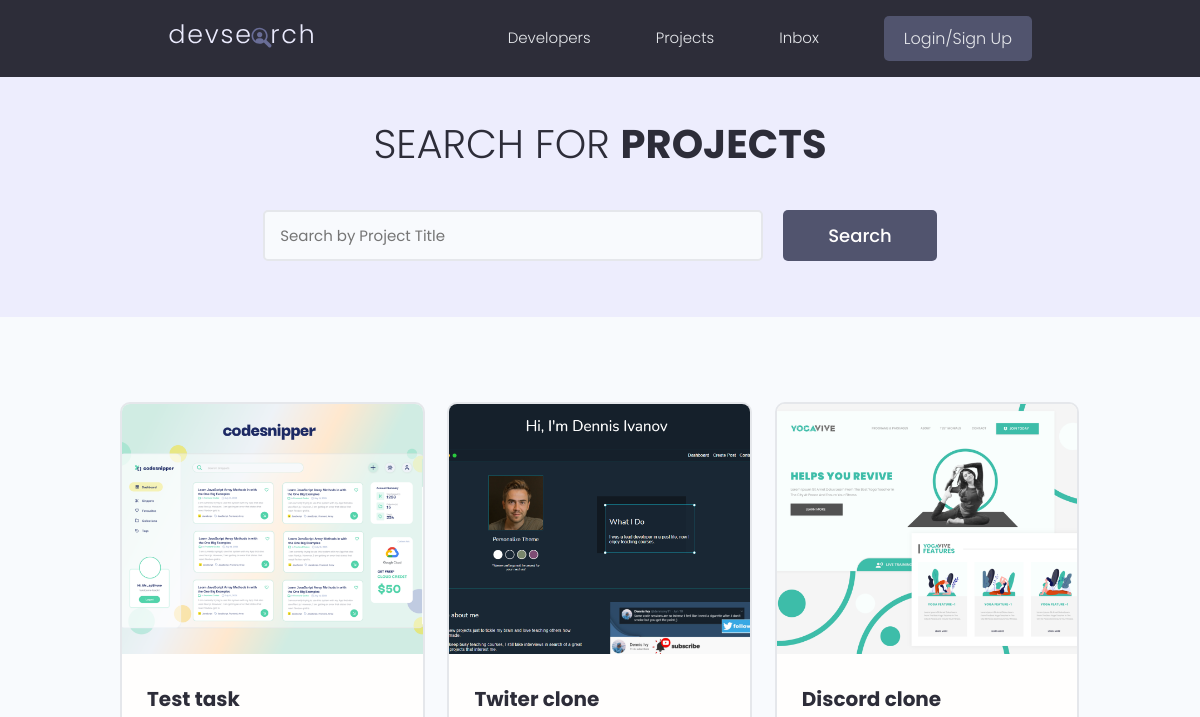
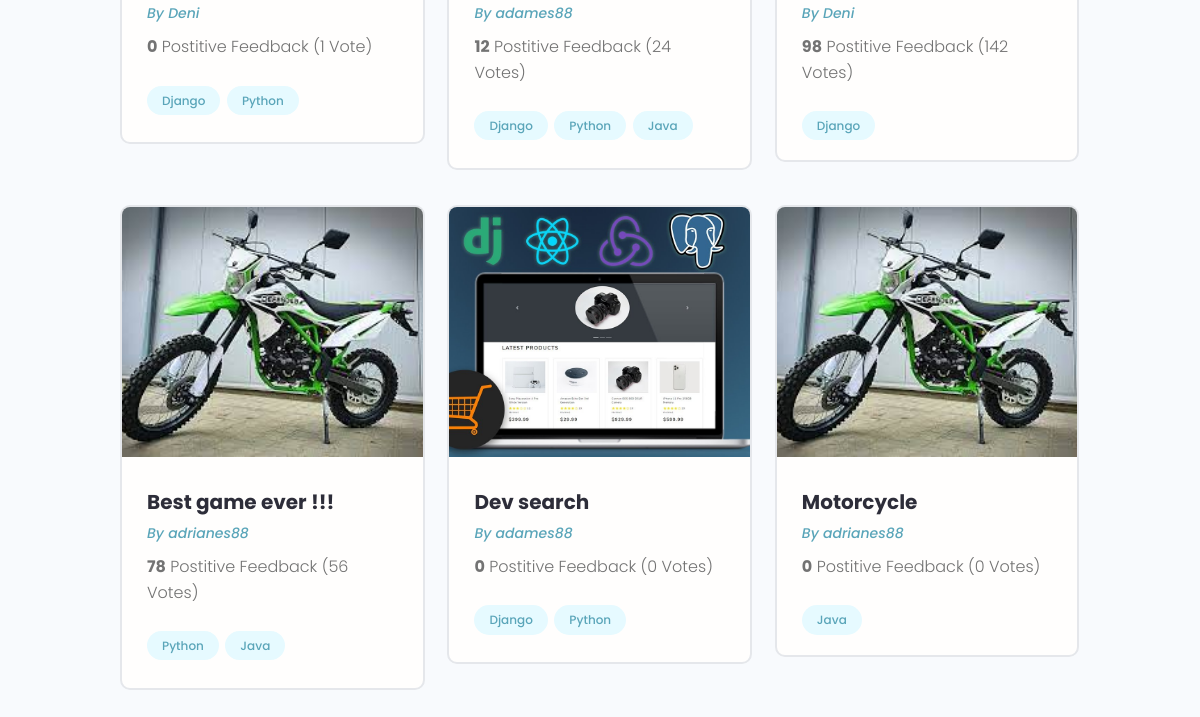
The page /projects/ on the database as committed earlier (2 pictures, top to bottom).
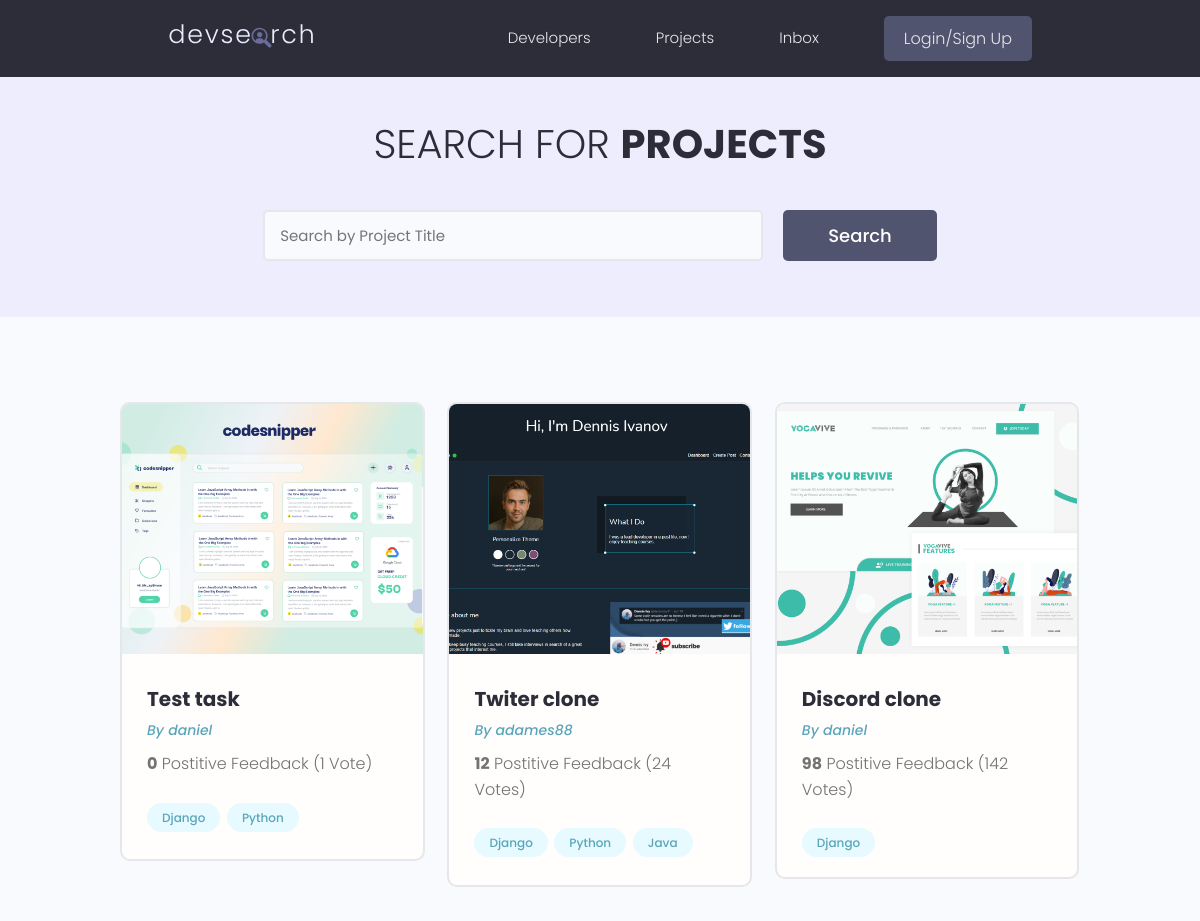
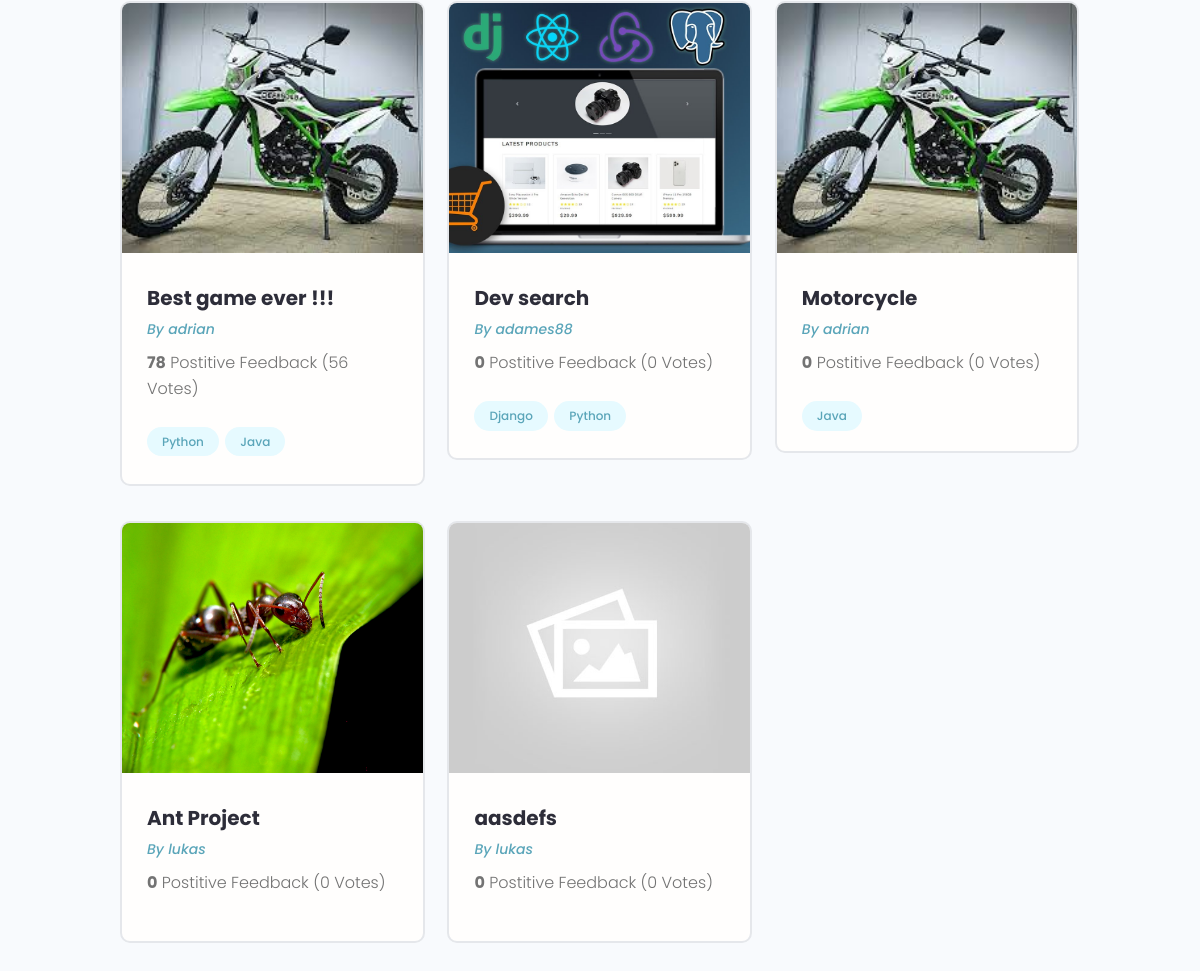
The same page on the database as committed later (2 pictures, top to bottom).
### projects/models.py (models this page shows, shortened)
class Project(models.Model):
    id = models.UUIDField(default=uuid.uuid4, unique=True,
    primary_key=True, editable=False)
    owner = models.ForeignKey(Profile, on_delete=models.SET_NULL,null=True,blank=True)
    title = models.CharField(max_length=200)
    description = models.TextField(null=True, blank=True)
    featured_image = models.ImageField(null=True,blank=True, default="default.jpg")
    demo_link = models.CharField(max_length=2000,null=True,blank=True)
    source_link = models.CharField(max_length=2000,null=True,blank=True)
    tags = models.ManyToManyField("Tag",blank=True )
    vote_total = models.IntegerField(default=0, null=True,blank=True)
    vote_ratio = models.IntegerField(default=0, null=True,blank=True)
    created = models.DateTimeField(auto_now_add=True)
    updated = models.DateTimeField(auto_now=True)

class Tag (models.Model):
    id = models.UUIDField(default=uuid.uuid4, unique=True,
    primary_key=True, editable=False)
    name = models.CharField(max_length=200)
    created = models.DateTimeField(auto_now_add=True)
    def __str__(self):
        return self.name

### users/models.py (models this page shows)
class Profile(models.Model):
    id = models.UUIDField(default=uuid.uuid4, unique=True,
    primary_key=True, editable=False)
    user = models.OneToOneField(User, on_delete=models.CASCADE, null=True,blank=True)
    name = models.CharField(max_length=200, blank=True, null=True)
    username = models.CharField(max_length=200, blank=True, null=True)
    location = models.CharField(max_length=200, blank=True, null=True)
    email = models.EmailField(max_length=300, null= True, blank=True)
    short_info = models.CharField(max_length=200, blank=True, null=True)
    bio = models.TextField(blank=True, null=True)
    profile_image = models.ImageField(blank=True, null=True, upload_to="profiles/", default="profiles/user-default.png")
    social_github = models.CharField(max_length=200, blank=True, null=True)
    social_twitter = models.CharField(max_length=200, blank=True, null=True)
    social_linkedin = models.CharField(max_length=200, blank=True, null=True)
    social_youtube = models.CharField(max_length=200, blank=True, null=True)
    social_website = models.CharField(max_length=200, blank=True, null=True)
    social_stackoverflow = models.CharField(max_length=200, blank=True, null=True)
    created = models.DateTimeField(auto_now_add=True)
    def __str__(self):
        return str(self.username)

### projects/views.py (the view)
# urls.py: path("projects/",include("projects.urls")),
def projects (request):
    projects = Project.objects.all()
    context = {"projects":projects}
    return render(request, "projects/projects.html", context)

### projects/templates/projects/projects.html (shortened to what this page needs)
{% extends 'main.html' %}
{% block content %}
<main class="projects">
    <section class="hero-section text-center">
        <div class="container container--narrow">
            <div class="hero-section__box">
                <h2>Search for <span>Projects</span></h2>
            </div>
            <div class="hero-section__search">
                <form class="form" action="#" method="get">
                    <div class="form__field">
                        <input class="input input--text" id="formInput#search" type="text" name="text"
                            placeholder="Search by Project Title" />
                    </div>
                    <input class="btn btn--sub btn--lg" type="submit" value="Search" />
                </form>
            </div>
        </div>
    </section>
    <section class="projectsList">
        <div class="container">
            <div class="grid grid--three">
                {% for project in projects %}
                <div class="column">
                    <div class="card project">
                        <a href="{% url 'project' project.id %}" class="project">
                            <img class="project__thumbnail" src="{{ project.featured_image.url }}" alt="project thumbnail" />
                            <div class="card__body">
                                <h3 class="project__title">{{ project.title }}</h3>
                                <p><a class="project__author" href="{% url 'profile' project.owner.id %}">By {{ project.owner}}</a></p>
                                <p class="project--rating">
                                    <span style="font-weight: bold;">{{ project.vote_ratio }}</span> Postitive
                                    Feedback ({{ project.vote_total }} Vote{{ project.vote_total|pluralize:"s" }})
                                </p>
                                <div class="project__tags">
                                    {% for tag in project.tags.all %}
                                    <span class="tag tag--pill tag--main">
                                        <small>{{tag}}</small>
                                    </span>
                                    {% endfor %}
                                </div>
                            </div>
                        </a>
                    </div>
                </div>
                {% endfor %}
            </div>
        </div>
    </section>
</main>
{% endblock content %}

### templates/main.html (shortened to what this page needs)
<!DOCTYPE html>
{% load static %}
<html lang="en">
<head>
    <link rel="stylesheet" href="https://cdn.iconmonstr.com/1.3.0/css/iconmonstr-iconic-font.min.css" />
    <link rel="stylesheet" href="{% static 'uikit/styles/uikit.css' %}" />
    <link rel="stylesheet" href="{% static 'styles/app.css' %}" />
</head>
<body>
    {% include "navbar.html" %}
    {% block content %}
    {% endblock content %}
</body>
</html>

### templates/navbar.html (shortened to what this page needs)
{% load static %}
<header class="header">
    <div class="container container--narrow">
        <a href="{% url 'profiles' %}" class="header__logo">
            <img src="{% static 'images/logo.svg' %}" alt="DevSearch Logo" />
        </a>
        <nav class="header__nav">
            <ul class="header__menu">
                <li class="header__menuItem"><a href="{% url 'profiles' %}">Developers</a></li>
                <li class="header__menuItem"><a href="{% url 'projects' %}">Projects</a></li>
                <li class="header__menuItem"><a href="">Inbox</a></li>
                {% if request.user.is_authenticated %}
                <li class="header__menuItem"><a href="{% url 'account' request.user.profile.id  %}">My account</a></li>
                <li class="header__menuItem"><a href="{% url 'logout' %}" class="btn btn--sub">Logout</a></li>
                {% else %}
                <li class="header__menuItem"><a href="{% url 'login' %}" class="btn btn--sub">Login/Sign Up</a></li>
                {% endif %}
            </ul>
        </nav>
    </div>
</header>

### static/styles/app.css (style rules this page uses)
:root { --color-sub: #2d2d39; }
.btn--sub { background-color: var(--color-sub-light); }
.card { border: 2px solid var(--color-light); }
img { width: 100%; }
.header { position: sticky; z-index: 111; background-color: var(--color-sub); padding: 1.5rem 0; }
.header > .container { display: flex; justify-content: space-between; align-items: center; }
.header__logo > img { height: 3.8rem; }
.header__nav > ul { display: inline-flex; align-items: center; list-style: none; gap: 6.5rem; }
.header__menuItem > a { color: var(--color-light); font-weight: 300; }
.hero-section { height: 40vh; display: flex; align-items: center; background-color: var(--color-sub); }
.hero-section__box { margin-bottom: 4rem; }
.hero-section__box > h2, .hero-section__box > h2 > span { font-size: 4rem; color: var(--color-light); line-height: 1.3; text-transform: uppercase; }
.hero-section__box > h2 { font-weight: 300; }
.hero-section__box > h2 > span { font-weight: 700; }
.hero-section__search > .form { display: flex; align-items: center; justify-content: center; gap: 2rem; }
.hero-section__search > .form input.input--text { width: 50rem; }
.project__author { font-size: 1.4rem; font-style: italic; }
.project--rating { margin-bottom: 1.6em; margin-top: .5em; }
.projects > .hero-section { background: var(--color-sub-lighter); height: 30vh; }
.projects .hero-section__box { margin-bottom: 2.5rem; }
.projects .hero-section__box > h2 { color: var(--color-sub); }
.projects .hero-section__box > h2 > span { font-weight: 700; color: var(--color-sub); }
.projectsList { margin-top: 8rem; }
.project__thumbnail { height: 25rem; object-fit: cover; object-position: top center; }
.project__title { font-size: 2rem; font-weight: 700; color: var(--color-sub); }

### static/uikit/styles/modules/_variables.css (style rules this page uses)
:root { --color-main: #5aa5b9; --color-main-light: #e6faff; --color-sub: #3f4156; --color-sub-light: #51546e; --color-sub-lighter: #ededfd; --color-text: #737373; --color-gray: #8b8b8b; --color-light: #e5e7eb; --color-light-gray: #767676; --color-bg: #f8fafd; --color-white: #fffefd; --color-white-light: #f3f3f3; --color-success: #359e64; --color-success-bg: #def8e8; --color-error: #fc4b0b; --color-error-bg: #fff2ee; --font-base: 'Poppins', arial, helvetica, 'Segoe UI', roboto, ubuntu, sans-serif; --font-monospace: 'Fira Code', 'Courier New', courier, monospace; --font-regular: 300; --font-medium: 500; --font-bold: 700; --generic-shadow: 1px 1px 5px #00000010; --generic-transition: all 0.3s ease-in-out; }

### static/uikit/styles/modules/_base.css (style rules this page uses)
* { margin: 0; padding: 0; box-sizing: border-box; text-rendering: optimizeLegibility; color: inherit; font-size: inherit; }
html { font-size: 50%; }
@media only screen and (min-width: 480px) { html { font-size: 56.25%; } }
@media only screen and (min-width: 1200px) { html { font-size: 62.5%; } }
body { line-height: 1.6; font-weight: 400; font-size: 1.5rem; color: var(--color-text); background-color: var(--color-bg); min-height: 100vh; }

### static/uikit/styles/modules/_typography.css (style rules this page uses)
* { font-family: var(--font-base); }
h2 { font-size: 3.6rem; font-weight: var(--font-bold); }
h3 { font-size: 3.2rem; font-weight: var(--font-medium); }
p, span, strong { font-size: 1.6rem; color: var(--color-text); font-weight: var(--font-regular); }
a { padding-bottom: 2px; text-decoration: none; display: inline-block; color: var(--color-main); font-weight: var(--font-medium); }

### static/uikit/styles/modules/_utilities.css (style rules this page uses)
.container { width: 92%; max-width: 165rem; margin: 0 auto; box-sizing: border-box; }
.container--narrow { width: 92%; max-width: 120rem; }
@media screen and (min-width: 1000px) { .container { width: 90%; } }
@media screen and (min-width: 1000px) { .container--narrow { width: 85%; } }
@media screen and (min-width: 1200px) { .container { width: 80%; } }
@media screen and (min-width: 1200px) { .container--narrow { width: 72%; } }
.text-center { text-align: center; }

### static/uikit/styles/modules/_button.css (style rules this page uses)
.btn { display: inline-block; position: relative; cursor: pointer; background-color: var(--color-light); font-weight: var(--font-medium); color: var(--color-sub); text-decoration: none; padding: 1rem 2rem; border-radius: 0.5rem; border: none; width: -webkit-fit-content; width: -moz-fit-content; width: fit-content; height: -webkit-fit-content; height: -moz-fit-content; height: fit-content; font-size: 1.6rem; outline-width: 0; outline-color: transparent; -webkit-backface-visibility: hidden; backface-visibility: hidden; transition: all 0.3s ease-in-out; }
.btn--sub { background-color: var(--color-sub); color: var(--color-white); }
.btn--lg { font-size: 1.8rem; padding: 1.2rem 4.5rem; }

Rows that differ between the two databases and show on the page:
changed through a linked row, Project "Test task": owner "Deni" → "daniel"
changed through a linked row, Project "Discord clone": owner "Deni" → "daniel"
changed through a linked row, Project "Best game ever !!!": owner "adrianes88" → "adrian"
changed through a linked row, Project "Motorcycle": owner "adrianes88" → "adrian"
added Project: featured_image (picture), title "Ant Project", owner "lukas", vote_ratio "0", vote_total "0"
added Project: featured_image (placeholder picture), title "aasdefs", owner "lukas", vote_ratio "0", vote_total "0"
